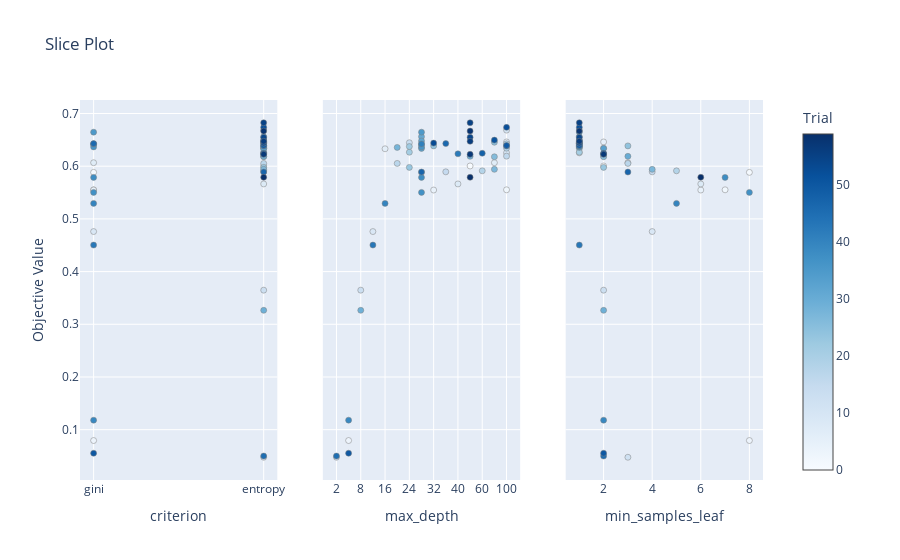

Notebook code for this chart:
### Code cell
# plot the parameter relationship concerning performance
optuna.visualization.plot_slice(study)

### Figure 1 — Plotly figure (JSON) as saved in the notebook; plotly's stock layout.template omitted (floating-point values rounded to 4 significant figures)
{"data": [{"marker": {"color": [0, 1, 2, 3, 4, 5, 6, 7, 8, 9, 10, 11, 12, 13, 14, 15, 16, 17, 18, 19, 20, 21, 22, 23, 24, 25, 26, 27, 28, 29, 30, 31, 32, 33, 34, 35, 36, 37, 38, 39, 40, 41, 42, 43, 44, 45, 46, 47, 48, 49, 50, 51, 52, 53, 54, 55, 56, 57, 58, 59], "colorbar": {"title": {"text": "Trial"}, "x": 1, "xpad": 40}, "colorscale": [[0, "rgb(247,251,255)"], [0.125, "rgb(222,235,247)"], [0.25, "rgb(198,219,239)"], [0.375, "rgb(158,202,225)"], [0.5, "rgb(107,174,214)"], [0.625, "rgb(66,146,198)"], [0.75, "rgb(33,113,181)"], [0.875, "rgb(8,81,156)"], [1, "rgb(8,48,107)"]], "line": {"color": "Grey", "width": 0.5}, "showscale": true}, "mode": "markers", "name": "Feasible Trial", "showlegend": false, "type": "scatter", "x": ["entropy", "gini", "gini", "gini", "gini", "entropy", "entropy", "gini", "entropy", "gini", "entropy", "entropy", "entropy", "entropy", "entropy", "entropy", "entropy", "entropy", "entropy", "entropy", "entropy", "entropy", "entropy", "entropy", "entropy", "entropy", "entropy", "entropy", "entropy", "entropy", "entropy", "entropy", "entropy", "entropy", "gini", "gini", "gini", "gini", "gini", "gini", "gini", "gini", "entropy", "gini", "entropy", "entropy", "gini", "entropy", "entropy", "entropy", "gini", "entropy", "entropy", "entropy", "entropy", "entropy", "entropy", "entropy", "entropy", "entropy"], "xaxis": "x", "y": [0.6004, 0.5883, 0.5552, 0.07941, 0.5548, 0.646, 0.6331, 0.6066, 0.5663, 0.476, 0.6685, 0.6253, 0.04767, 0.3648, 0.6445, 0.5893, 0.6191, 0.6053, 0.5912, 0.6342, 0.6426, 0.6266, 0.6373, 0.5977, 0.6385, 0.6454, 0.6179, 0.594, 0.6356, 0.3265, 0.6187, 0.656, 0.6478, 0.6337, 0.6411, 0.6646, 0.6366, 0.5503, 0.5787, 0.118, 0.5294, 0.6422, 0.6234, 0.4504, 0.6384, 0.04997, 0.6429, 0.5889, 0.6246, 0.6393, 0.0553, 0.6495, 0.6737, 0.6438, 0.6548, 0.6824, 0.6472, 0.6226, 0.6666, 0.579], "yaxis": "y"}, {"marker": {"color": [0, 1, 2, 3, 4, 5, 6, 7, 8, 9, 10, 11, 12, 13, 14, 15, 16, 17, 18, 19, 20, 21, 22, 23, 24, 25, 26, 27, 28, 29, 30, 31, 32, 33, 34, 35, 36, 37, 38, 39, 40, 41, 42, 43, 44, 45, 46, 47, 48, 49, 50, 51, 52, 53, 54, 55, 56, 57, 58, 59], "colorbar": {"title": {"text": "Trial"}, "x": 1, "xpad": 40}, "colorscale": [[0, "rgb(247,251,255)"], [0.125, "rgb(222,235,247)"], [0.25, "rgb(198,219,239)"], [0.375, "rgb(158,202,225)"], [0.5, "rgb(107,174,214)"], [0.625, "rgb(66,146,198)"], [0.75, "rgb(33,113,181)"], [0.875, "rgb(8,81,156)"], [1, "rgb(8,48,107)"]], "line": {"color": "Grey", "width": 0.5}, "showscale": false}, "mode": "markers", "name": "Feasible Trial", "showlegend": false, "type": "scatter", "x": [50, 28, 100, 4, 32, 100, 16, 80, 40, 12, 100, 100, 2, 8, 24, 36, 100, 20, 60, 100, 100, 24, 24, 24, 32, 80, 80, 80, 20, 8, 50, 28, 28, 28, 28, 28, 28, 28, 28, 4, 16, 28, 40, 12, 100, 2, 36, 28, 60, 100, 4, 80, 100, 32, 50, 50, 50, 50, 50, 50], "xaxis": "x2", "y": [0.6004, 0.5883, 0.5552, 0.07941, 0.5548, 0.646, 0.6331, 0.6066, 0.5663, 0.476, 0.6685, 0.6253, 0.04767, 0.3648, 0.6445, 0.5893, 0.6191, 0.6053, 0.5912, 0.6342, 0.6426, 0.6266, 0.6373, 0.5977, 0.6385, 0.6454, 0.6179, 0.594, 0.6356, 0.3265, 0.6187, 0.656, 0.6478, 0.6337, 0.6411, 0.6646, 0.6366, 0.5503, 0.5787, 0.118, 0.5294, 0.6422, 0.6234, 0.4504, 0.6384, 0.04997, 0.6429, 0.5889, 0.6246, 0.6393, 0.0553, 0.6495, 0.6737, 0.6438, 0.6548, 0.6824, 0.6472, 0.6226, 0.6666, 0.579], "yaxis": "y2"}, {"marker": {"color": [0, 1, 2, 3, 4, 5, 6, 7, 8, 9, 10, 11, 12, 13, 14, 15, 16, 17, 18, 19, 20, 21, 22, 23, 24, 25, 26, 27, 28, 29, 30, 31, 32, 33, 34, 35, 36, 37, 38, 39, 40, 41, 42, 43, 44, 45, 46, 47, 48, 49, 50, 51, 52, 53, 54, 55, 56, 57, 58, 59], "colorbar": {"title": {"text": "Trial"}, "x": 1, "xpad": 40}, "colorscale": [[0, "rgb(247,251,255)"], [0.125, "rgb(222,235,247)"], [0.25, "rgb(198,219,239)"], [0.375, "rgb(158,202,225)"], [0.5, "rgb(107,174,214)"], [0.625, "rgb(66,146,198)"], [0.75, "rgb(33,113,181)"], [0.875, "rgb(8,81,156)"], [1, "rgb(8,48,107)"]], "line": {"color": "Grey", "width": 0.5}, "showscale": false}, "mode": "markers", "name": "Feasible Trial", "showlegend": false, "type": "scatter", "x": [2, 8, 7, 8, 6, 2, 1, 3, 6, 4, 1, 1, 3, 2, 1, 4, 2, 3, 5, 2, 1, 1, 1, 2, 3, 1, 2, 4, 1, 2, 3, 1, 1, 2, 1, 1, 1, 8, 7, 2, 5, 1, 2, 1, 1, 2, 1, 3, 2, 1, 2, 1, 1, 1, 1, 1, 1, 2, 1, 6], "xaxis": "x3", "y": [0.6004, 0.5883, 0.5552, 0.07941, 0.5548, 0.646, 0.6331, 0.6066, 0.5663, 0.476, 0.6685, 0.6253, 0.04767, 0.3648, 0.6445, 0.5893, 0.6191, 0.6053, 0.5912, 0.6342, 0.6426, 0.6266, 0.6373, 0.5977, 0.6385, 0.6454, 0.6179, 0.594, 0.6356, 0.3265, 0.6187, 0.656, 0.6478, 0.6337, 0.6411, 0.6646, 0.6366, 0.5503, 0.5787, 0.118, 0.5294, 0.6422, 0.6234, 0.4504, 0.6384, 0.04997, 0.6429, 0.5889, 0.6246, 0.6393, 0.0553, 0.6495, 0.6737, 0.6438, 0.6548, 0.6824, 0.6472, 0.6226, 0.6666, 0.579], "yaxis": "y3"}], "layout": {"title": {"text": "Slice Plot"}, "xaxis": {"anchor": "y", "categoryarray": ["gini", "entropy"], "categoryorder": "array", "domain": [0, 0.2889], "title": {"text": "criterion"}, "type": "category"}, "xaxis2": {"anchor": "y2", "categoryarray": [2, 4, 8, 12, 16, 20, 24, 28, 32, 36, 40, 50, 60, 80, 100], "categoryorder": "array", "domain": [0.3556, 0.6444], "title": {"text": "max_depth"}, "type": "category"}, "xaxis3": {"anchor": "y3", "domain": [0.7111, 1], "title": {"text": "min_samples_leaf"}}, "yaxis": {"anchor": "x", "domain": [0, 1], "title": {"text": "Objective Value"}}, "yaxis2": {"anchor": "x2", "domain": [0, 1], "matches": "y", "showticklabels": false}, "yaxis3": {"anchor": "x3", "domain": [0, 1], "matches": "y", "showticklabels": false}}}
